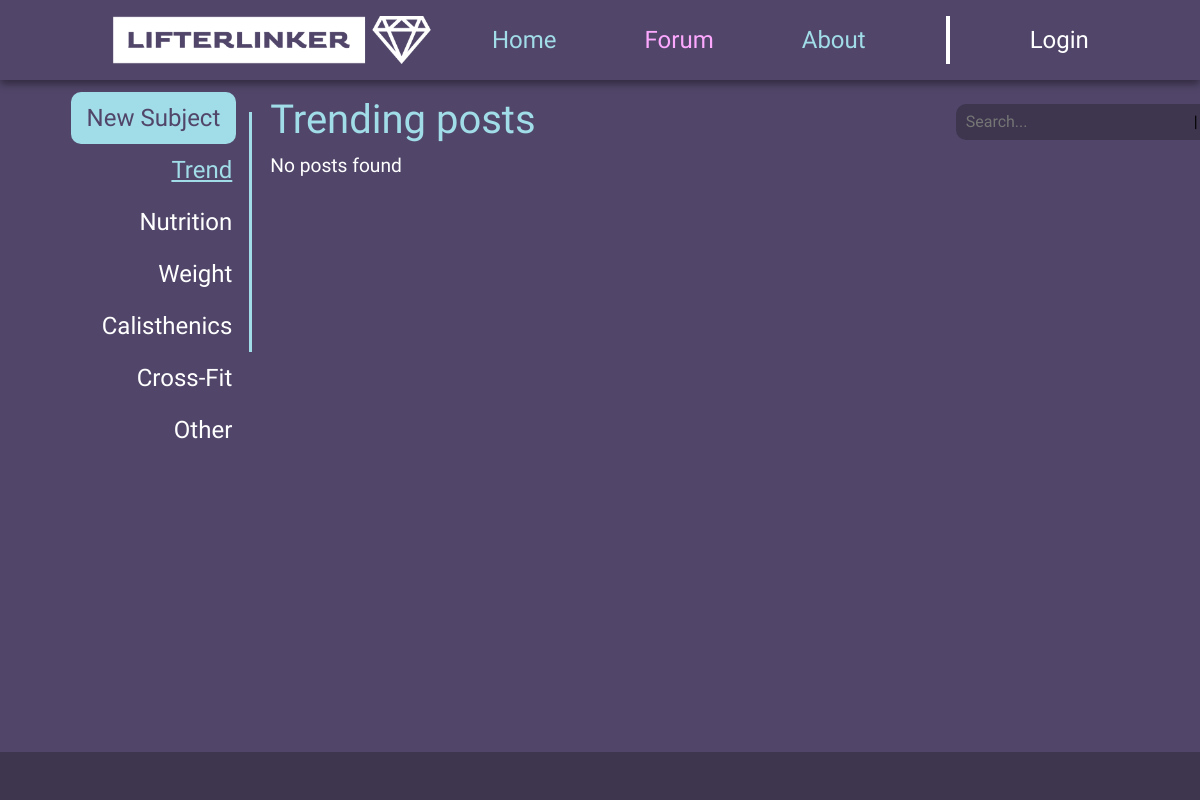
Page /f/ on the earlier database version.
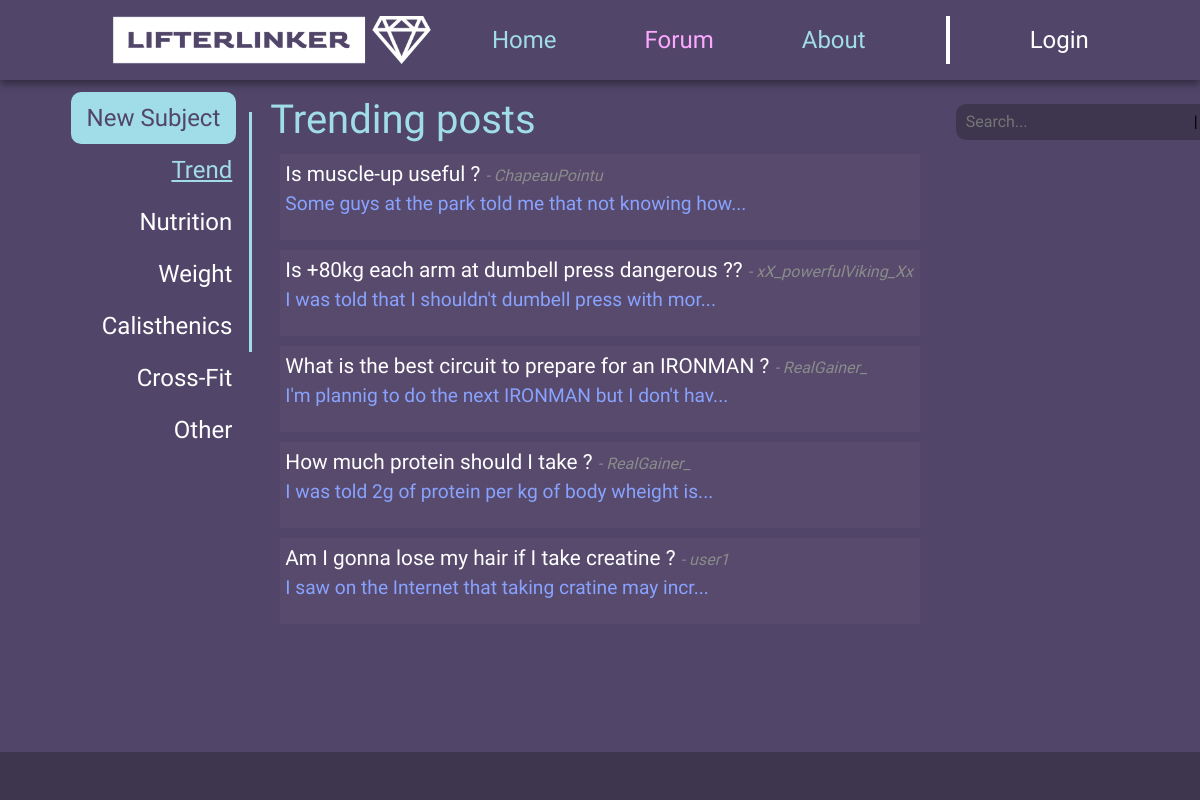
Same page on the later database version.
### forum/models.py (models this page shows, shortened)
class Post(models.Model):
    postID = models.AutoField(primary_key=True)
    status = models.IntegerField(default=0) # 0 = open, 1 = closed
    author = models.CharField(max_length=25)
    title = models.CharField(max_length=60)
    content = models.TextField(max_length=3000)
    date = models.DateTimeField(auto_now_add=True)
    category = models.CharField(max_length=60, default="")
    subcategory = models.CharField(max_length=60, default="")
    upvotes = models.IntegerField(default=0)
    downvotes = models.IntegerField(default=0)

### forum/views.py (the view)
# urls.py: path('', views.forumindex, name='forumindex'),
def forumindex(request):
    posts = Post.objects.filter(status=0).order_by('-date')
    filtered =  {
        'nutrition': {
            'questions': [],
            'recepies': [],
            'suplements': [],
        },
        'weight': {
            'questions': [],
            'freeweights': [],
            'machines': [],
        },
        'calisthenics': {
            'questions': [],
            'equipments': [],
            'routines': [],
        },
        'crossfit': {
            'questions': [],
            'circuits': [],
        },
        'other': {
            'questions': [],
            'other': [],
        },
    }
    for cat in filtered.keys():
        for sub in filtered[cat].keys() :
            filtered[cat][sub] = Post.objects.filter(status=0, category=cat, subcategory=sub).order_by('-date')
    return render(request, 'forumindex.html', {'posts': posts, 'filtered': filtered, 'session': request.session})

### forum/templates/forumindex.html (shortened to what this page needs)
{% extends 'base.html' %}
{% block nav %}
    <a class="nav-link hoverlink" href="{% url 'index' %}"
        style="color: #a1dce9;  margin-left: 1.5em; margin-right: 1.5em;">Home</a>
    <a class="nav-link hoverlink" href="{% url 'forumindex' %}"
        style="color: #FDA8FF; margin-left: 1.5em; margin-right: 1.5em;">Forum</a>
    <a class="nav-link hoverlink" href="{% url 'about' %}"
        style="color: #a1dce9; margin-left: 1.5em; margin-right: 1.5em;">About</a>
    <div style="background-color: white; width: 4px; height: 2em; margin-left: 1.5em; margin-right: 1.5em;"></div>
    {% if session.username %}
        <a class="nav-link hoverlink" href="{% url 'userindex' %}"
            style="color: #ffffff;  margin-left: 1.5em; margin-right: 1.5em;">{{ session.username }}</a>
    {% else %}
        <a class="nav-link hoverlink" href="{% url 'userindex' %}"
            style="color: #ffffff;  margin-left: 1.5em; margin-right: 1.5em;">Login</a>
    {% endif %}
{% endblock %}
{% block navbar2 %}
{% if session.username %}
    <div class="hoverbutton" style="background-color:#a1dce9; border-radius: 10px; margin-right: 1em;">
        <a class="nav-link" href="{% url 'newpost' %}" style="color: #514669;">New Subject</a>
    </div>
{% else %}
    <div class="hoverbutton" style="background-color:#a1dce9; border-radius: 10px; margin-right: 1em;">
        <a class="nav-link" href="{% url 'login' %}" style="color: #514669;">New Subject</a>
    </div>
{% endif %}
<a class="nav-link hoverlink" id="trend" href="#" onclick="switchBody('body-trend', this); resetTrend();" style="color: #A1DCE9; text-decoration: underline; margin-right: .5em;">Trend</a>
<a class="nav-link hoverlink" id="nutrition" href="#" onclick="showDropdown('nutrition-dropdown')" style="color: #ffffff; margin-right: .5em;">Nutrition</a>
<a class="nav-link hoverlink" id="weight" href="#" onclick="showDropdown('weight-dropdown')" style="color: #ffffff; margin-right: .5em;">Weight</a>
<a class="nav-link hoverlink" id="calisthenics" href="#" onclick="showDropdown('calisthenics-dropdown')" style="color: #ffffff; margin-right: .5em;">Calisthenics</a>
<a class="nav-link hoverlink" id="crossfit" href="#" onclick="showDropdown('crossfit-dropdown')" style="color: #ffffff; margin-right: .5em;">Cross-Fit</a>
<a class="nav-link hoverlink" id="other" href="#" onclick="showDropdown('other-dropdown')" style="color: #ffffff; margin-right: .5em;">Other</a>
{% endblock %}
{% block body %}
    <div id="body-trend">
        <h1>Trending posts</h1>
        {% if posts %}
            {% for p in posts %}
                <div onclick="window.location.href='{% url 'post' postID=p.postID %}'" class="post_card" style="margin: 10px; padding: 5px; background-color: #574A6D;">
                    <a style="font-size: 1.3em;" href="#"> {{ p.title }} </a> <i style="color: #8B8B8B;">- {{ p.author }}</i><br>
                    <p style="color: #88A2FE;">{{ p.content|slice:":50" }}...</p>
                </div>
            {% endfor %}
        {% else %}
            <p> No posts found </p>
        {% endif %}
    </div>
{% endblock %}

Differences in the rows shown:
added Post: title "Is muscle-up useful ?", author "ChapeauPointu", content "Some guys at the park told me that not knowing how"
added Post: title "Is +80kg each arm at dumbell press dangerous ??", author "xX_powerfulViking_Xx", content "I was told that I shouldn't dumbell press with mor"
added Post: title "What is the best circuit to prepare for an IRONMAN ?", author "RealGainer_", content "I'm plannig to do the next IRONMAN but I don't hav"
added Post: title "How much protein should I take ?", author "RealGainer_", content "I was told 2g of protein per kg of body wheight is"
added Post: title "Am I gonna lose my hair if I take creatine ?", author "user1", content "I saw on the Internet that taking cratine may incr"
Other differences:
text no longer shown: "No posts found"
